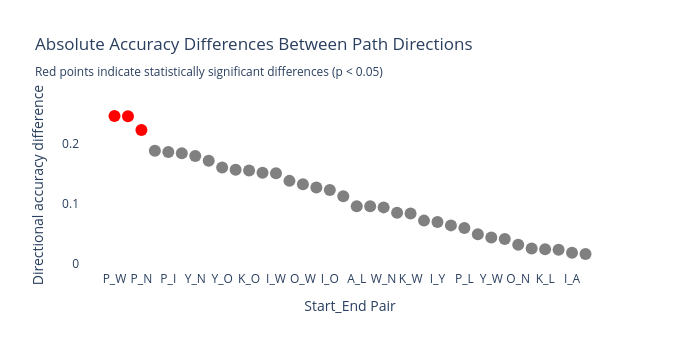

Source (notebook cell):
### Markdown cell above
## 5. Directional path accuracy differences (Fig. 3C)

### Code cell
# Plot accuracy differences!
acc_differences = {}
allacc1 = []
allacc2 = []
accs = {}
rev_accs = {}
p_valuesd = {}
obj_pairs = []
p_values = []
for i in range(len(OBJECTS)):
    for j in range(i+1, len(OBJECTS)):
        start_node, end_node = OBJECTS[i], OBJECTS[j]
        
        accs1 = test_df[(test_df["StartAt"]==start_node) & (test_df["EndAt"]==end_node)]["accuracy"]
        accs2 = test_df[(test_df["StartAt"]==end_node) & (test_df["EndAt"]==start_node)]["accuracy"]

        # Perform Mann-Whitney U test since we can't assume normal distribution
        statistic, p_value = stats.mannwhitneyu(accs1, accs2, alternative='two-sided')

        if p_value < 0.01: print(start_node, end_node, statistic, p_value)
        
        acc1 = np.mean(accs1)
        acc2 = np.mean(accs2)
        if p_value < 0.01: print(acc1, acc2)

        allacc1.append(acc1)
        allacc2.append(acc2)

        better_path = (start_node, end_node) if acc1 > acc2 else (end_node, start_node)
        
        accs[better_path] = max(acc1, acc2)
        rev_accs[better_path] = min(acc1, acc2)
        
        acc_differences[better_path] = np.abs(acc1 - acc2)
        p_valuesd[better_path] = p_value
        p_values.append(p_value)
        obj_pairs.append(OBJECTS[i]+OBJECTS[j])

# Apply Benjamini-Hochberg correction for false positives
# Bonferroni is another possiblity, but allegedly too stringent
bh_p_values = stats.false_discovery_control(p_values, method="bh")

print(p_values)
print(bh_p_values)
# Count how many significant differences we have after correction
print(f"Number of significant differences after Bonferroni correction (p < {.05/36:.5f}): {sum(p < .05/36 for p in p_values)}")
print(f"Number of significant differences after Benjamini-Hochberg correction: {sum(p < .05 for p in bh_p_values)}")

# Convert acc_differences dict to lists for plotting and sort by difference
sorted_items = sorted(acc_differences.items(), key=lambda x: x[1], reverse=True)
x_vals = []
y_vals = []
y1_vals = []
y2_vals = []
p_vals = []
hover_text = []
for (start, end), diff in sorted_items:
    x_vals.append(f"{start}_{end}")
    y_vals.append(diff)
    y1_vals.append(accs[(start, end)])
    y2_vals.append(rev_accs[(start, end)])
    p_vals.append(p_valuesd[(start, end)])
    hover_text.append(f"Start: {start}<br>End: {end}<br>Acc Diff: {diff:.3f}<br>p-value: {p_valuesd[(start, end)]:.3f}")

# Create marker colors based on significance
marker_colors = ['red' if p < 0.01 else 'gray' for p in p_vals]

# Create plotly scatter plot
fig = go.Figure(data=[
    go.Scatter(
        x=x_vals,
        y=y_vals,
        name='Difference',
        mode='markers+text',
        marker=dict(
            size=12,
            color=marker_colors
        ),
        hovertext=hover_text,
        hoverinfo='text'
    ),
])

fig.update_layout(
    title="Absolute Accuracy Differences Between Path Directions<br><sub>Red points indicate statistically significant differences (p < 0.05)</sub>",
    xaxis_title="Start_End Pair", 
    yaxis_title="Directional accuracy difference",
    height=350,
    width=700,
    showlegend=False,
    plot_bgcolor='white',
    paper_bgcolor='white'
)

fig.show()

### Figure 1 — Plotly figure (JSON) as saved in the notebook; plotly's stock layout.template omitted (floating-point values rounded to 4 significant figures)
{"data": [{"hoverinfo": "text", "hovertext": ["Start: P<br>End: W<br>Acc Diff: 0.246<br>p-value: 0.004", "Start: A<br>End: O<br>Acc Diff: 0.245<br>p-value: 0.006", "Start: P<br>End: N<br>Acc Diff: 0.222<br>p-value: 0.008", "Start: P<br>End: O<br>Acc Diff: 0.188<br>p-value: 0.031", "Start: P<br>End: I<br>Acc Diff: 0.186<br>p-value: 0.033", "Start: L<br>End: N<br>Acc Diff: 0.184<br>p-value: 0.031", "Start: Y<br>End: N<br>Acc Diff: 0.179<br>p-value: 0.041", "Start: I<br>End: N<br>Acc Diff: 0.171<br>p-value: 0.016", "Start: Y<br>End: O<br>Acc Diff: 0.160<br>p-value: 0.069", "Start: K<br>End: N<br>Acc Diff: 0.156<br>p-value: 0.057", "Start: K<br>End: O<br>Acc Diff: 0.155<br>p-value: 0.065", "Start: A<br>End: W<br>Acc Diff: 0.151<br>p-value: 0.091", "Start: I<br>End: W<br>Acc Diff: 0.150<br>p-value: 0.080", "Start: A<br>End: N<br>Acc Diff: 0.138<br>p-value: 0.102", "Start: O<br>End: W<br>Acc Diff: 0.132<br>p-value: 0.126", "Start: P<br>End: K<br>Acc Diff: 0.126<br>p-value: 0.150", "Start: I<br>End: O<br>Acc Diff: 0.123<br>p-value: 0.154", "Start: L<br>End: O<br>Acc Diff: 0.112<br>p-value: 0.198", "Start: A<br>End: L<br>Acc Diff: 0.095<br>p-value: 0.238", "Start: Y<br>End: P<br>Acc Diff: 0.095<br>p-value: 0.283", "Start: W<br>End: N<br>Acc Diff: 0.093<br>p-value: 0.258", "Start: L<br>End: W<br>Acc Diff: 0.085<br>p-value: 0.327", "Start: K<br>End: W<br>Acc Diff: 0.083<br>p-value: 0.324", "Start: P<br>End: A<br>Acc Diff: 0.071<br>p-value: 0.416", "Start: I<br>End: Y<br>Acc Diff: 0.069<br>p-value: 0.433", "Start: K<br>End: I<br>Acc Diff: 0.063<br>p-value: 0.473", "Start: P<br>End: L<br>Acc Diff: 0.059<br>p-value: 0.502", "Start: L<br>End: I<br>Acc Diff: 0.049<br>p-value: 0.648", "Start: Y<br>End: W<br>Acc Diff: 0.043<br>p-value: 0.606", "Start: A<br>End: Y<br>Acc Diff: 0.041<br>p-value: 0.643", "Start: O<br>End: N<br>Acc Diff: 0.031<br>p-value: 0.692", "Start: Y<br>End: L<br>Acc Diff: 0.025<br>p-value: 0.778", "Start: K<br>End: L<br>Acc Diff: 0.024<br>p-value: 0.781", "Start: A<br>End: K<br>Acc Diff: 0.023<br>p-value: 0.797", "Start: I<br>End: A<br>Acc Diff: 0.018<br>p-value: 0.838", "Start: K<br>End: Y<br>Acc Diff: 0.016<br>p-value: 0.861"], "marker": {"color": ["red", "red", "red", "gray", "gray", "gray", "gray", "gray", "gray", "gray", "gray", "gray", "gray", "gray", "gray", "gray", "gray", "gray", "gray", "gray", "gray", "gray", "gray", "gray", "gray", "gray", "gray", "gray", "gray", "gray", "gray", "gray", "gray", "gray", "gray", "gray"], "size": 12}, "mode": "markers+text", "name": "Difference", "type": "scatter", "x": ["P_W", "A_O", "P_N", "P_O", "P_I", "L_N", "Y_N", "I_N", "Y_O", "K_N", "K_O", "A_W", "I_W", "A_N", "O_W", "P_K", "I_O", "L_O", "A_L", "Y_P", "W_N", "L_W", "K_W", "P_A", "I_Y", "K_I", "P_L", "L_I", "Y_W", "A_Y", "O_N", "Y_L", "K_L", "A_K", "I_A", "K_Y"], "y": [0.2455, 0.245, 0.2222, 0.1876, 0.1856, 0.1835, 0.179, 0.1712, 0.1597, 0.1562, 0.1549, 0.151, 0.1502, 0.1376, 0.132, 0.1265, 0.1225, 0.1118, 0.09548, 0.09524, 0.09345, 0.08457, 0.08339, 0.07143, 0.06909, 0.06349, 0.05923, 0.04871, 0.04348, 0.04085, 0.03125, 0.02498, 0.02371, 0.02307, 0.01797, 0.01587]}], "layout": {"height": 350, "paper_bgcolor": "white", "plot_bgcolor": "white", "showlegend": false, "title": {"text": "Absolute Accuracy Differences Between Path Directions<br><sub>Red points indicate statistically significant differences (p < 0.05)</sub>"}, "width": 700, "xaxis": {"title": {"text": "Start_End Pair"}}, "yaxis": {"title": {"text": "Directional accuracy difference"}}}}
